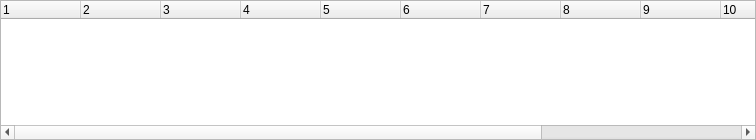
<?xml version="1.0" encoding="UTF-8"?>
<ui version="4.0">
 <class>CanStatusWindow</class>
 <widget class="QWidget" name="CanStatusWindow">
  <property name="geometry">
   <rect>
    <x>0</x>
    <y>0</y>
    <width>756</width>
    <height>140</height>
   </rect>
  </property>
  <property name="sizePolicy">
   <sizepolicy hsizetype="Preferred" vsizetype="Preferred">
    <horstretch>0</horstretch>
    <verstretch>0</verstretch>
   </sizepolicy>
  </property>
  <property name="minimumSize">
   <size>
    <width>0</width>
    <height>0</height>
   </size>
  </property>
  <property name="windowTitle">
   <string>Can Status</string>
  </property>
  <layout class="QVBoxLayout" name="verticalLayout">
   <property name="spacing">
    <number>0</number>
   </property>
   <property name="leftMargin">
    <number>0</number>
   </property>
   <property name="topMargin">
    <number>0</number>
   </property>
   <property name="rightMargin">
    <number>0</number>
   </property>
   <property name="bottomMargin">
    <number>0</number>
   </property>
   <item>
    <widget class="QTreeWidget" name="treeWidget">
     <property name="indentation">
      <number>0</number>
     </property>
     <property name="itemsExpandable">
      <bool>false</bool>
     </property>
     <property name="columnCount">
      <number>13</number>
     </property>
     <attribute name="headerDefaultSectionSize">
      <number>80</number>
     </attribute>
     <column>
      <property name="text">
       <string notr="true">1</string>
      </property>
     </column>
     <column>
      <property name="text">
       <string notr="true">2</string>
      </property>
     </column>
     <column>
      <property name="text">
       <string notr="true">3</string>
      </property>
     </column>
     <column>
      <property name="text">
       <string notr="true">4</string>
      </property>
     </column>
     <column>
      <property name="text">
       <string notr="true">5</string>
      </property>
     </column>
     <column>
      <property name="text">
       <string notr="true">6</string>
      </property>
     </column>
     <column>
      <property name="text">
       <string notr="true">7</string>
      </property>
     </column>
     <column>
      <property name="text">
       <string notr="true">8</string>
      </property>
     </column>
     <column>
      <property name="text">
       <string notr="true">9</string>
      </property>
     </column>
     <column>
      <property name="text">
       <string notr="true">10</string>
      </property>
     </column>
     <column>
      <property name="text">
       <string notr="true">11</string>
      </property>
     </column>
     <column>
      <property name="text">
       <string notr="true">12</string>
      </property>
     </column>
     <column>
      <property name="text">
       <string notr="true">13</string>
      </property>
     </column>
    </widget>
   </item>
  </layout>
 </widget>
 <resources/>
 <connections/>
</ui>
